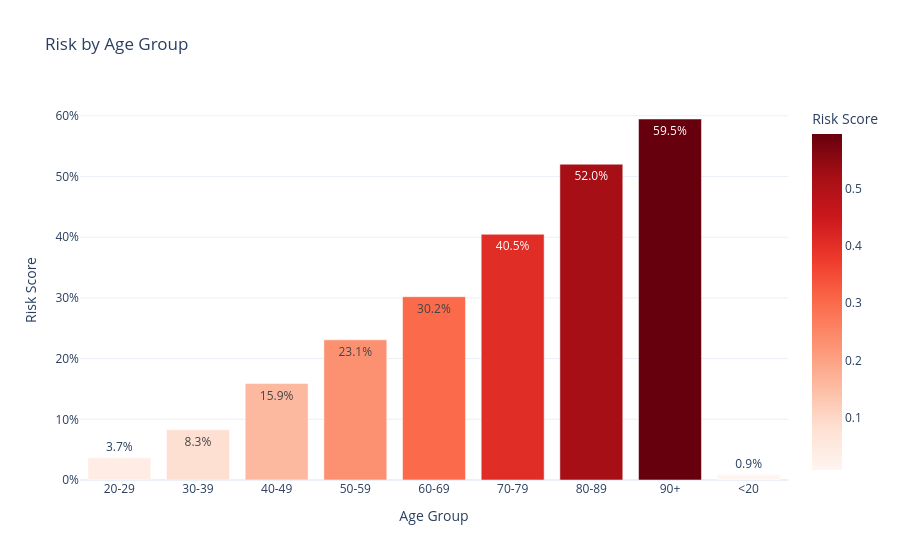

The notebook cell saved with this chart:
### Markdown cell above
### Age Analyse

### Code cell
df_analyze['age_group'] = pd.cut(
    df_analyze['anchor_age'], 
    bins=[0, 20, 30, 40, 50, 60, 70, 80, 90, 120],  # 0-20, 20-30, ..., 90-120
    labels=['<20', '20-29', '30-39', '40-49', '50-59', '60-69', '70-79', '80-89', '90+']
)
df_analyze['age_group'] = df_analyze['age_group'].astype(str)

df_age_mean = df_analyze.groupby('age_group')['risk_score'].mean().reset_index()

fig2 = px.bar(
    df_age_mean, 
    x='age_group', 
    y='risk_score',
    text_auto='.1%',
    title='Risk by Age Group',
    labels={'risk_score': 'Risk Score', 'age_group': 'Age Group'},
    color='risk_score',
    color_continuous_scale='Reds',
    template="plotly_white"
)
fig2.update_layout(yaxis_tickformat='.0%')
fig2.show()

### Figure 1 — Plotly figure (JSON) as saved in the notebook; plotly's stock layout.template omitted (floating-point values rounded to 4 significant figures)
{"data": [{"hovertemplate": "Age Group=%{x}<br>Risk Score=%{marker.color}<extra></extra>", "legendgroup": "", "marker": {"color": [0.0366, 0.08264, 0.1589, 0.2309, 0.302, 0.4048, 0.5202, 0.5947, 0.008744], "coloraxis": "coloraxis", "pattern": {"shape": ""}}, "name": "", "orientation": "v", "showlegend": false, "textposition": "auto", "texttemplate": "%{y:.1%}", "type": "bar", "x": ["20-29", "30-39", "40-49", "50-59", "60-69", "70-79", "80-89", "90+", "<20"], "xaxis": "x", "y": [0.0366, 0.08264, 0.1589, 0.2309, 0.302, 0.4048, 0.5202, 0.5947, 0.008744], "yaxis": "y"}], "layout": {"barmode": "relative", "coloraxis": {"colorbar": {"title": {"text": "Risk Score"}}, "colorscale": [[0, "rgb(255,245,240)"], [0.125, "rgb(254,224,210)"], [0.25, "rgb(252,187,161)"], [0.375, "rgb(252,146,114)"], [0.5, "rgb(251,106,74)"], [0.625, "rgb(239,59,44)"], [0.75, "rgb(203,24,29)"], [0.875, "rgb(165,15,21)"], [1, "rgb(103,0,13)"]]}, "legend": {"tracegroupgap": 0}, "title": {"text": "Risk by Age Group"}, "xaxis": {"anchor": "y", "domain": [0, 1], "title": {"text": "Age Group"}}, "yaxis": {"anchor": "x", "domain": [0, 1], "tickformat": ".0%", "title": {"text": "Risk Score"}}}}
